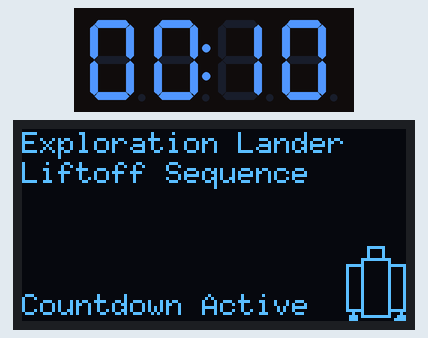
Recording of a sketch running on a simulated Arduino Uno, built with avr-gcc and run on an emulated ATmega328P. Shown: 4-digit seven-segment display, 128×64 one-colour display. What the sketch prints to the serial monitor is not drawn. At 12.6 s the program stops and its outputs stay as they are.

Above: at 2.0 s.
At 3.2 s:
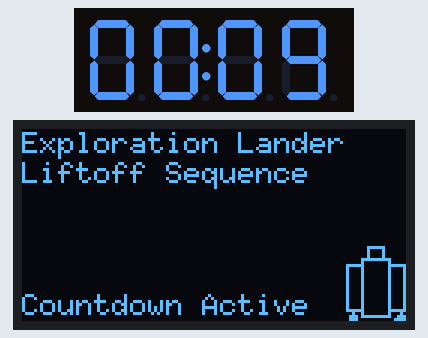
At 5.2 s:
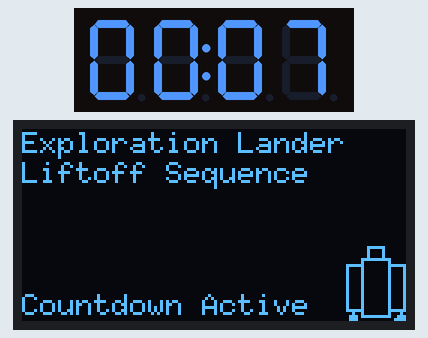
At 6.2 s:
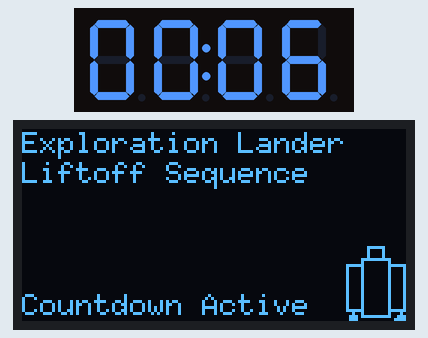
At 8.2 s:
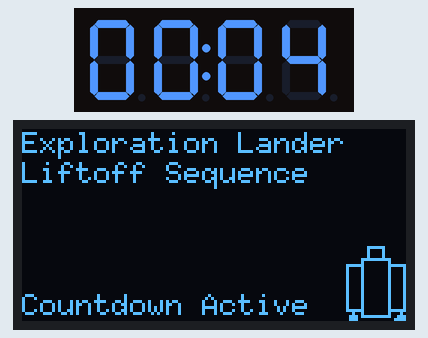
At 12.7 s:
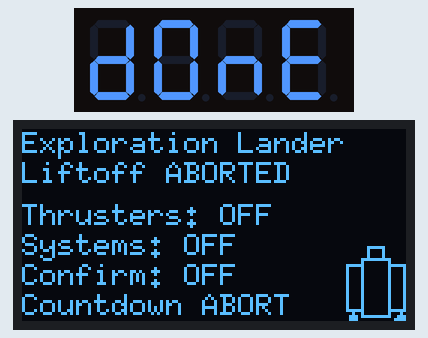

The sketch:

Day_23.ino
```cpp
/*
 * 30 Days - Lost in Space
 * Day 23 - Launch System
 *
 * Even our new OLED display is a bit small if we have large amounts of
 * information to display.  But this new display isn't limited to JUST
 * text!  It is a 128x64 pixel display and we can turn any of them on/off
 * to display whatever we like, including graphics.
 *
 * Today we'll run a "readiness check" on our new display to test out its
 * full capabilities.
 *
 * Learn more at https://inventr.io/adventure
 *
 * Alex Eschenauer
 * David Schmidt
 * Greg Lyzenga
 */

/*
 * Arduino concepts introduced/documented in this lesson.
 * - #define macros
 * - rounding up calculated values
 * - elapsed time without using delay() calls.
 * - firstPage()/nextPage() graphics loop to save memory
 *
 * Parts and electronics concepts introduced in this lesson.
 * -
 */

// Explicitly include Arduino.h
#include "Arduino.h"
#include "Wire.h"

// Include file for 4 digit - 7 segment display library
#include <TM1637Display.h>

/*
 * Extensive documentation for this library can be found at https://github.com/olikraus/u8g2
 * for those wanting to dive deeper, but we will explain all of the functions
 * used in these lessons.
 */
#include <U8g2lib.h>  // Include file for the U8g2 library.

/*
 * #define macros
 *
 * We started the first few lessons of this course showing how "#define" works since
 * it's still often used, but on Day 4 we introduced the newer and better "const"
 * and have been using it since to define all of our constants.
 *
 * But "#define" *does* have some capabilities that "const" doesn't.  The one we
 * use today is the use of parameters, turning our constant into a simple, in-line
 * function.
 *
 * Since #define performs simple text substitution this method executes faster since
 * it doesn't have any overhead to call and return a function.
 *
 * WARNING: #define macros CAN cause bugs if the variable passed in is used in multiple
 * places in the macro because the text inside the call is simply replaced in the macro.
 *
 * These examples perform a simple calculation returning the minutes or seconds from
 * a number representing milliseconds, rounded UP to the next highest second by adding
 * 999 milliseconds.  This allows our counter to return 00:01 until the instant the
 * counter reaches zero.
 */
#define numberOfMinutes(_milliseconds_) (((_milliseconds_ + 999) / 1000) / 60)
#define numberOfSeconds(_milliseconds_) (((_milliseconds_ + 999) / 1000) % 60)

// Pin connections for our 4 digit counter
#define COUNTER_DISPLAY_CLK_PIN 5
#define COUNTER_DISPLAY_DIO_PIN 4
// Construct counter_display handle.
TM1637Display counter_display(COUNTER_DISPLAY_CLK_PIN, COUNTER_DISPLAY_DIO_PIN);

/*
 * This constructor for our OLED differs from the one used for the previous
 * days, changing the "_F_" to "_2_".  This indicates that instead of using
 * a full sized buffer to draw to our OLED display a smaller, 256 byte buffer
 * will be used along with the firstPage()/nextPage() calls.  This gives us
 * more memory for other variables, though the display may update slower.
 */
U8G2_SH1106_128X64_NONAME_2_HW_I2C lander_display(U8G2_R0, /* reset=*/U8X8_PIN_NONE);

const byte LANDER_HEIGHT = 25;  // height of our lander image, in bits
const byte LANDER_WIDTH = 20;   // width of our lander image, in bits

// Define 7 Segment display values to spell out "dOnE"
const uint8_t DONE[] = {
  SEG_B | SEG_C | SEG_D | SEG_E | SEG_G,          // d
  SEG_A | SEG_B | SEG_C | SEG_D | SEG_E | SEG_F,  // O
  SEG_C | SEG_E | SEG_G,                          // n
  SEG_A | SEG_D | SEG_E | SEG_F | SEG_G           // E
};

// Define amount of time (in milliseconds) to count down.
const unsigned long COUNTDOWN_MILLISECONDS = 10 * 1000;

// *********************************************
void setup() {
  Serial.begin(9600);

  // Configure counter display
  counter_display.setBrightness(7);  // Set maximum brightness (value is 0-7)
  counter_display.clear();           // Clear the display

  // Configure OLED display
  lander_display.begin();                     // Initialize OLED display
  lander_display.setFont(u8g2_font_6x10_tr);  // Set text font
  lander_display.setFontRefHeightText();
  lander_display.setFontPosTop();

  /*
   * Display starting status on our lander's OLED display.
   *
   * The U8g2 library for Arduino uses a technique called "page buffering" to draw on
   * displays connected to microcontrollers with limited RAM. Here's a short explanation
   * of how it works:
   *
   * firstPage(): This function starts the drawing routine. It initializes the buffer with
   *              the first "page" or segment of the display.
   * nextPage(): After drawing the first page, this function is called in a loop. Each call
   *             loads the next segment into the buffer and allows you to draw additional
   *             content. This process repeats until the entire display content is drawn over
   *             multiple pages.
   * Looping: The combination of firstPage() and nextPage() is typically used inside a loop.
   *          The loop continues until nextPage() returns false, indicating that all pages
   *          have been drawn.
   *
   * By drawing the display in segments, the library conserves RAM, making it feasible to use
   * graphics displays with microcontrollers that have limited memory resources.
   */
  lander_display.firstPage();
  do {
    byte y_offset = drawString(0, 0, "Exploration Lander");
    drawString(0, y_offset, "Liftoff Sequence");

    // Status on bottom line of OLED display
    drawString(0, lander_display.getDisplayHeight() - lander_display.getMaxCharHeight(), "Countdown Active");
    // Draw a picture of our lander int bottom right corner
    displayLander(lander_display.getDisplayWidth() - LANDER_WIDTH,
                  lander_display.getDisplayHeight() - LANDER_HEIGHT);
  } while (lander_display.nextPage());

  // blink the countdown on our timer before beginning the countdown
  for (int i = 0; i < 4; i++) {
    counter_display.clear();
    delay(200);
    displayCounter(COUNTDOWN_MILLISECONDS);
    delay(200);
  }
  Serial.println("Countdown started..: ");
}

// *********************************************
void loop() {
  // Initialize static variables first time through loop() that will retain values
  // between loop() executions.
  static unsigned long timeRemaining = COUNTDOWN_MILLISECONDS;
  static unsigned long countdown_start_time = millis();

  Serial.println(timeRemaining);  // Display milliseconds remaining on serial console
  displayCounter(timeRemaining);  // Display minutes:seconds on counter display

  // If timeRemaining has reached 0 display ending values
  if (timeRemaining == 0) {
    Serial.println("Done!!");           // indicate completion on serial console
    counter_display.setSegments(DONE);  // "dOnE" on our counter

    // Now update our OLED display with ending screen using firstPage()/nextPage()
    lander_display.firstPage();
    do {
      // Each time we display a line of text on our display the y_offset
      // is updated to point to the next available point for drawing.
      // Display first two lines
      byte y_offset = drawString(0, 0, "Exploration Lander");
      y_offset = drawString(0, y_offset, "Liftoff ABORTED");

      // Set y_offset to point four lines above bottom of display
      y_offset = lander_display.getDisplayHeight() - (4 * lander_display.getMaxCharHeight());
      // Display last four lines
      y_offset = drawString(0, y_offset, "Thrusters: OFF");
      y_offset = drawString(0, y_offset, "Systems: OFF");
      y_offset = drawString(0, y_offset, "Confirm: OFF");
      drawString(0, y_offset, "Countdown ABORT");
      // Draw a picture of our lander in bottom right corner
      displayLander(lander_display.getDisplayWidth() - LANDER_WIDTH,
                    lander_display.getDisplayHeight() - LANDER_HEIGHT);
    } while (lander_display.nextPage());

    // Stop here by looping forever.
    while (1)
      ;
  }

  // Update our remaining time by subtracting the start time from current
  // execution time (in milliseconds).  If our elapsed time is greater
  // than our countdown time then set remaining time to 0.
  unsigned long elapsed_time = millis() - countdown_start_time;
  if (elapsed_time < COUNTDOWN_MILLISECONDS) {
    timeRemaining = COUNTDOWN_MILLISECONDS - elapsed_time;
  } else {
    timeRemaining = 0;
  }
}

// Display milliseconds as minutes:seconds (MM:SS)
void displayCounter(unsigned long milliseconds) {
  // To display the countdown in mm:ss format, separate the parts
  byte minutes = numberOfMinutes(milliseconds);
  byte seconds = numberOfSeconds(milliseconds);

  // Display the minutes in the first two places, with colon
  counter_display.showNumberDecEx(minutes, 0b01000000, true, 2, 0);
  // This displays the seconds in the last two places
  counter_display.showNumberDecEx(seconds, 0, true, 2, 2);
}

// Draw test on our lander display at x, y, returning new y
// value that is immediately below the new line of text.
byte drawString(byte x, byte y, char *string) {
  lander_display.drawStr(x, y, string);
  return (y + lander_display.getMaxCharHeight());  // return new y_offset on display
}

// Draw an image of our lander drawn with frames and triangles
// at location x_location, y_location (relative to the upper left corner).
void displayLander(byte x_location, byte y_location) {
  lander_display.drawFrame(x_location + 7, y_location, 6, 5);        // ship top
  lander_display.drawFrame(x_location + 5, y_location + 4, 10, 20);  // ship center
  lander_display.drawFrame(x_location, y_location + 6, 6, 16);       // left pod
  lander_display.drawFrame(x_location + 14, y_location + 6, 6, 16);  // right pod
  lander_display.drawTriangle(x_location + 2, y_location + 21,
                              x_location, y_location + 25,
                              x_location + 4, y_location + 25);  // left nozzle
  lander_display.drawTriangle(x_location + 18, y_location + 21,
                              x_location + 15, y_location + 25,
                              x_location + 20, y_location + 25);  // right nozzle
}
```

Measured:
- what the display in image 0 shows lasts 1.3 s, from 1.9 s to 3.2 s
- what the display in image 2 shows lasts 1.0 s, from 5.2 s to 6.2 s
